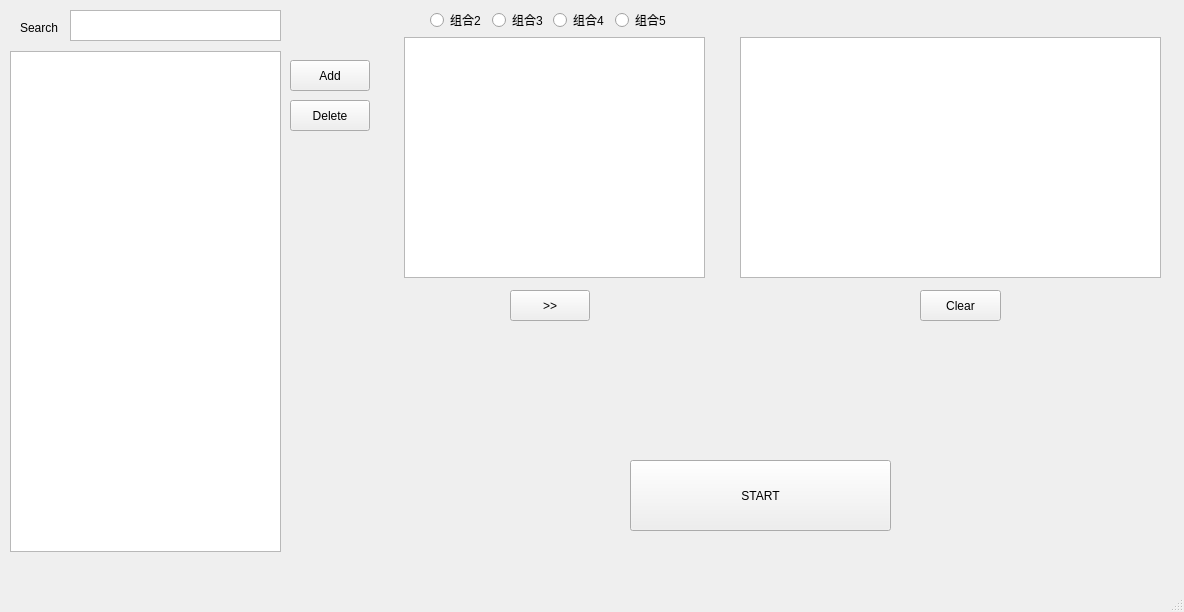
<?xml version="1.0" encoding="UTF-8"?>
<ui version="4.0">
 <class>MainWindow</class>
 <widget class="QMainWindow" name="MainWindow">
  <property name="geometry">
   <rect>
    <x>0</x>
    <y>0</y>
    <width>1184</width>
    <height>612</height>
   </rect>
  </property>
  <property name="windowTitle">
   <string>MainWindow</string>
  </property>
  <widget class="QWidget" name="centralwidget">
   <widget class="QListWidget" name="result_list">
    <property name="geometry">
     <rect>
      <x>404</x>
      <y>37</y>
      <width>301</width>
      <height>241</height>
     </rect>
    </property>
   </widget>
   <widget class="QPushButton" name="Start_btn">
    <property name="geometry">
     <rect>
      <x>630</x>
      <y>460</y>
      <width>261</width>
      <height>71</height>
     </rect>
    </property>
    <property name="text">
     <string>START</string>
    </property>
   </widget>
   <widget class="QPushButton" name="ADD">
    <property name="geometry">
     <rect>
      <x>290</x>
      <y>60</y>
      <width>80</width>
      <height>31</height>
     </rect>
    </property>
    <property name="text">
     <string>Add</string>
    </property>
   </widget>
   <widget class="QPushButton" name="DEL">
    <property name="geometry">
     <rect>
      <x>290</x>
      <y>100</y>
      <width>80</width>
      <height>31</height>
     </rect>
    </property>
    <property name="minimumSize">
     <size>
      <width>80</width>
      <height>20</height>
     </size>
    </property>
    <property name="text">
     <string>Delete</string>
    </property>
    <property name="autoRepeatInterval">
     <number>110</number>
    </property>
   </widget>
   <widget class="QFrame" name="frame">
    <property name="geometry">
     <rect>
      <x>10</x>
      <y>10</y>
      <width>271</width>
      <height>551</height>
     </rect>
    </property>
    <property name="frameShape">
     <enum>QFrame::NoFrame</enum>
    </property>
    <property name="frameShadow">
     <enum>QFrame::Raised</enum>
    </property>
    <widget class="QListWidget" name="lib_list">
     <property name="geometry">
      <rect>
       <x>0</x>
       <y>41</y>
       <width>271</width>
       <height>501</height>
      </rect>
     </property>
    </widget>
    <widget class="QTextEdit" name="textEdit_Search">
     <property name="geometry">
      <rect>
       <x>60</x>
       <y>0</y>
       <width>211</width>
       <height>31</height>
      </rect>
     </property>
    </widget>
    <widget class="QLabel" name="label">
     <property name="geometry">
      <rect>
       <x>10</x>
       <y>10</y>
       <width>41</width>
       <height>16</height>
      </rect>
     </property>
     <property name="text">
      <string>Search</string>
     </property>
    </widget>
   </widget>
   <widget class="QWidget" name="layoutWidget">
    <property name="geometry">
     <rect>
      <x>430</x>
      <y>10</y>
      <width>240</width>
      <height>20</height>
     </rect>
    </property>
    <layout class="QHBoxLayout" name="horizontalLayout">
     <item>
      <widget class="QRadioButton" name="radioButton_1">
       <property name="text">
        <string>组合2</string>
       </property>
      </widget>
     </item>
     <item>
      <widget class="QRadioButton" name="radioButton_2">
       <property name="text">
        <string>组合3</string>
       </property>
      </widget>
     </item>
     <item>
      <widget class="QRadioButton" name="radioButton_3">
       <property name="text">
        <string>组合4</string>
       </property>
      </widget>
     </item>
     <item>
      <widget class="QRadioButton" name="radioButton_4">
       <property name="text">
        <string>组合5</string>
       </property>
      </widget>
     </item>
    </layout>
   </widget>
   <widget class="QListWidget" name="list_Group">
    <property name="geometry">
     <rect>
      <x>740</x>
      <y>37</y>
      <width>421</width>
      <height>241</height>
     </rect>
    </property>
   </widget>
   <widget class="QPushButton" name="pushButton_add_grouplist">
    <property name="geometry">
     <rect>
      <x>510</x>
      <y>290</y>
      <width>80</width>
      <height>31</height>
     </rect>
    </property>
    <property name="text">
     <string>&gt;&gt;</string>
    </property>
   </widget>
   <widget class="QPushButton" name="pushButton_g_clear">
    <property name="geometry">
     <rect>
      <x>920</x>
      <y>290</y>
      <width>81</width>
      <height>31</height>
     </rect>
    </property>
    <property name="text">
     <string>Clear</string>
    </property>
   </widget>
   <zorder>layoutWidget</zorder>
   <zorder>frame</zorder>
   <zorder>result_list</zorder>
   <zorder>Start_btn</zorder>
   <zorder>ADD</zorder>
   <zorder>DEL</zorder>
   <zorder>list_Group</zorder>
   <zorder>pushButton_add_grouplist</zorder>
   <zorder>pushButton_g_clear</zorder>
  </widget>
  <widget class="QStatusBar" name="statusbar"/>
 </widget>
 <resources/>
 <connections/>
</ui>
